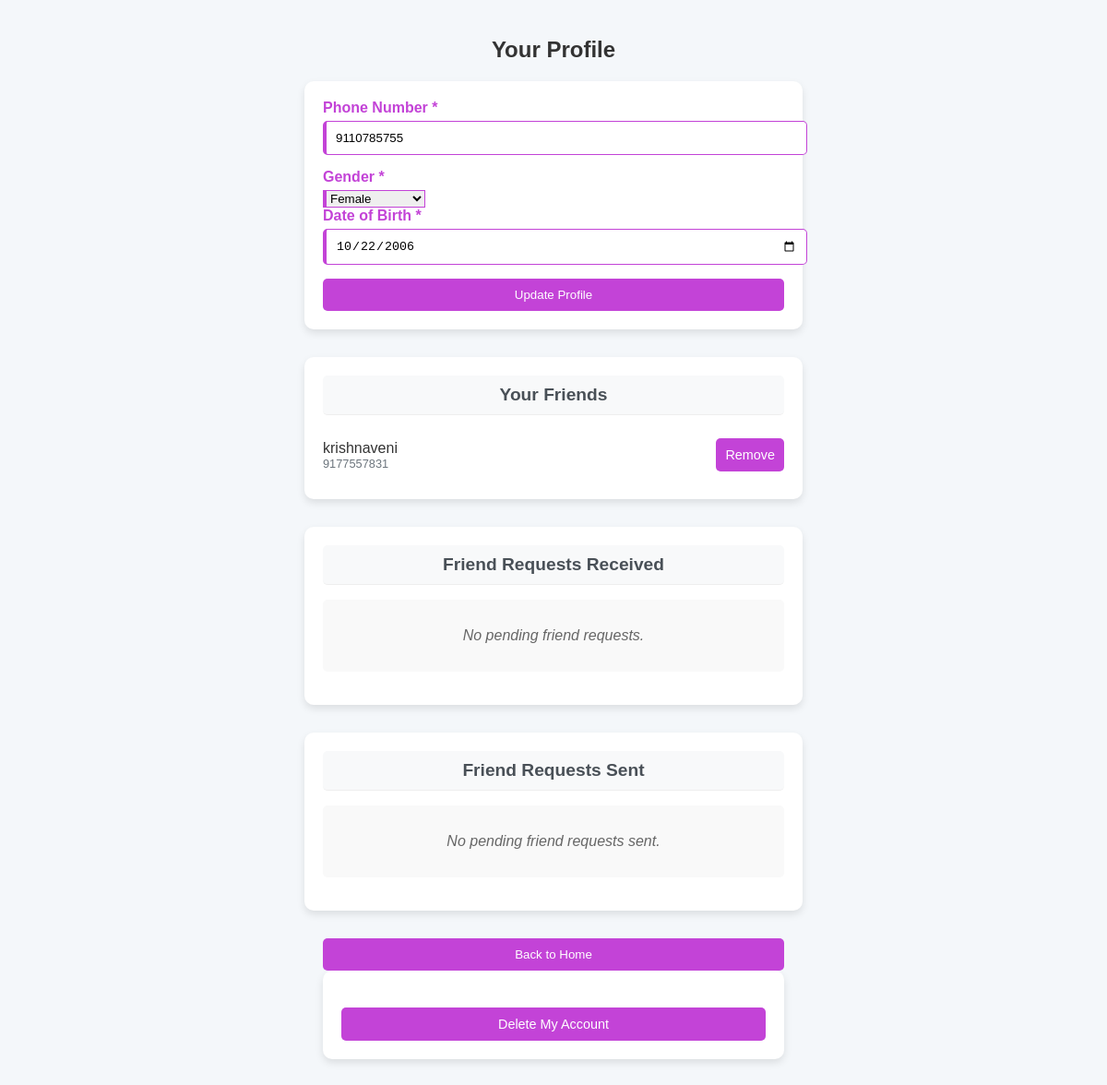
The page /profile (signed in) on the database its author committed.
### app.py (models this page shows)
class User(UserMixin, db.Model):
    id = db.Column(db.Integer, primary_key=True)
    username = db.Column(db.String(150), unique=True, nullable=False)
    email = db.Column(db.String(150), unique=True, nullable=False)
    password = db.Column(db.String(150), nullable=False)
    phone = db.Column(db.String(15))  # Will make required in UI
    gender = db.Column(db.String(10))  # Will make required in UI
    dob = db.Column(db.Date)  # Will make required in UI
    destination = db.Column(db.String(150))
    travel_date = db.Column(db.Date)
    profile_completed = db.Column(db.Boolean, default=False)  # New field to track profile completion
    friends = db.relationship(
        'User',
        secondary='friendship',
        primaryjoin='User.id == Friendship.user_id',
        secondaryjoin='User.id == Friendship.friend_id',
        back_populates='friend_of'
    )
    friend_of = db.relationship(
        'User',
        secondary='friendship',
        primaryjoin='User.id == Friendship.friend_id',
        secondaryjoin='User.id == Friendship.user_id',
        back_populates='friends'
    )

### app.py (the view, shortened to what this page needs)
@app.route('/profile', methods=['GET', 'POST'])
@login_required
def profile():
    friends = current_user.friends
    received_requests = FriendRequest.query.filter_by(receiver_id=current_user.id).all()
    sent_requests = FriendRequest.query.filter_by(sender_id=current_user.id).all()
    return render_template('profile.html',
                          user=current_user,
                          friends=friends,
                          received_requests=received_requests,
                          sent_requests=sent_requests)

### app.py (called while the page is built)
@login_manager.user_loader
def load_user(user_id):
    return User.query.get(int(user_id))

### templates/profile.html (shortened to what this page needs)
<!DOCTYPE html>
<html lang="en">
<head>
    <link rel="stylesheet" href="{{ url_for('static', filename='css/styles.css') }}">
</head>
<body>
    <h2>Your Profile</h2>
    <form method="POST">
        <label class="required-label" for="phone">Phone Number *</label>
        <input type="text" id="phone" name="phone" class="required-field"
               placeholder="Phone Number" required
               value="{{ user.phone if user.phone }}">
        <label class="required-label" for="gender">Gender *</label>
        <select id="gender" name="gender" class="required-field" required>
            <option value="Female" {% if user.gender == 'Female' %}selected{% endif %}>Female</option>
        </select>
        <label class="required-label" for="dob">Date of Birth *</label>
        <input type="date" id="dob" name="dob" class="required-field" required
               value="{{ user.dob if user.dob }}">
        <button type="submit">Update Profile</button>
    </form>
    <div class="friend-list">
        <div class="section-heading">Your Friends</div>
        {% if friends %}
            {% for friend in friends %}
                <div class="friend-item">
                    <div class="friend-details">
                        <span>{{ friend.username }}</span>
                        <span class="friend-phone">{{ friend.phone }}</span>
                    </div>
                    <form action="{{ url_for('remove_friend', friend_id=friend.id) }}" method="POST" style="display:inline; margin:0; padding:0; box-shadow:none; background:none;">
                        <button type="submit" class="btn-danger" style="width:auto; margin:0;">Remove</button>
                    </form>
                </div>
            {% endfor %}
        {% else %}
            <p class="no-items">You have no friends yet.</p>
        {% endif %}
    </div>
    <div class="request-list">
        <div class="section-heading">Friend Requests Received</div>
        {% if received_requests %}
            {% for request in received_requests %}
                {% if request.status == 'pending' %}
                <div class="request-item">
                    <p>{{ request.sender_user.username }}</p>
                    <div class="request-actions">
                        <form action="{{ url_for('respond_request', request_id=request.id, action='accept') }}" method="POST" style="display:inline; margin:0; padding:0; box-shadow:none; background:none;">
                            <button type="submit" class="btn-primary" style="width:auto; margin:0;">Accept</button>
                        </form>
                        <form action="{{ url_for('respond_request', request_id=request.id, action='reject') }}" method="POST" style="display:inline; margin:0; padding:0; box-shadow:none; background:none;">
                            <button type="submit" class="btn-danger" style="width:auto; margin:0;">Reject</button>
                        </form>
                    </div>
                </div>
                {% endif %}
            {% endfor %}
            {% if received_requests|selectattr('status', 'equalto', 'pending')|list|length == 0 %}
                <p class="no-items">No pending friend requests.</p>
            {% endif %}
        {% else %}
            <p class="no-items">No pending friend requests.</p>
        {% endif %}
    </div>
    <div class="request-list">
        <div class="section-heading">Friend Requests Sent</div>
        {% if sent_requests %}
            {% if sent_requests|selectattr('status', 'equalto', 'pending')|list|length == 0 %}
                <p class="no-items">No pending friend requests sent.</p>
            {% endif %}
        {% else %}
            <p class="no-items">You haven't sent any friend requests.</p>
        {% endif %}
    </div>
    <div style="max-width: 500px; margin: 30px auto;">
        <a href="{{ url_for('home') }}" class="back-link">
            <button type="button">Back to Home</button>
        </a>
        <form method="POST" action="/delete-account"
            onsubmit="return confirm('Are you sure you want to delete your account? This action cannot be undone.');">
            <button type="submit" class="btn-danger">Delete My Account</button>
        </form>
    </div>
</body>
</html>

### static/css/styles.css (style rules this page uses)
body { font-family: Arial, sans-serif; background-color: #f4f7fa; margin: 0; padding: 0; color: #333; }
h1, h2, h3, h4, h5, h6 { color: #333; margin-top: 0; }
a { color: #c343d7; text-decoration: none; }
.btn-danger { background-color: #dc3545; color: white; border: none; border-radius: 5px; padding: 8px 15px; cursor: pointer; font-size: 0.9em; }
.no-results, .no-searches, .no-matches, .no-items { text-align: center; padding: 30px; color:#c343d7; font-style: italic; background-color: #f9f9f9; border-radius: 5px; }
.required-label { color: #c343d7; font-weight: bold; display: block; margin-bottom: 5px; }
.required-field { border: 1px solid #c343d7; }
.friend-list, .request-list { background-color: #fff; border-radius: 10px; padding: 20px; margin-bottom: 20px; box-shadow: 0 4px 8px rgba(0, 0, 0, 0.1); }
.section-heading { font-size: 1.2em; color: #c343d7; margin-bottom: 15px; padding-bottom: 8px; border-bottom: 1px solid #eee; }
.friend-item, .request-item { display: flex; justify-content: space-between; align-items: center; padding: 10px 0; border-bottom: 1px solid #f0f0f0; }
.friend-details { display: flex; flex-direction: column; }
.friend-phone { color: #666; font-size: 0.9em; }
.back-link { text-decoration: none; }
form label { display: block; margin-bottom: 5px; color: #555; }

### templates/profile.html (style rules this page uses)
body { font-family: Arial, sans-serif; background-color: #f4f7fa; padding: 20px; }
h2, h3 { color: #333; text-align: center; margin-top: 20px; }
form { max-width: 500px; margin: 0 auto; background-color: #ffffff; padding: 20px; border-radius: 10px; box-shadow: 0 4px 8px rgba(0, 0, 0, 0.1); margin-bottom: 20px; }
form input { width: 100%; padding: 10px; margin-bottom: 15px; border: 1px solid #ddd; border-radius: 5px; }
.required-label { color: #c343d7; font-weight: bold; margin-bottom: 5px; display: block; }
.required-field { border-left: 4px solid #c343d7 !important; }
button[type="submit"], button[type="button"] { width: 100%; padding: 10px; background-color:#c343d7; color: white; border: none; border-radius: 5px; cursor: pointer; }
.btn-danger { background-color: #dc3545; color: white; padding: 10px; border: none; border-radius: 5px; cursor: pointer; margin-top: 20px; width: 100%; }
.back-link { display: block; text-align: center; margin-top: 20px; }
.friend-list, .request-list { margin: 30px auto; max-width: 500px; padding: 20px; background-color: #ffffff; border-radius: 10px; box-shadow: 0 4px 8px rgba(0, 0, 0, 0.1); }
.friend-item, .request-item { display: flex; justify-content: space-between; align-items: center; padding: 10px 0; border-bottom: 1px solid #eee; }
.friend-item:last-child, .request-item:last-child { border-bottom: none; }
.no-items { text-align: center; color: #666; font-style: italic; }
.section-heading { background-color: #f8f9fa; padding: 10px; border-radius: 5px; text-align: center; font-weight: bold; margin-bottom: 15px; color: #495057; }
.friend-details { display: flex; flex-direction: column; }
.friend-phone { font-size: 0.8em; color: #6c757d; }

### rows shown on the page
User: phone "9110785755", gender "Female", dob "10/22/2006"
User: username "krishnaveni", phone "9177557831"
